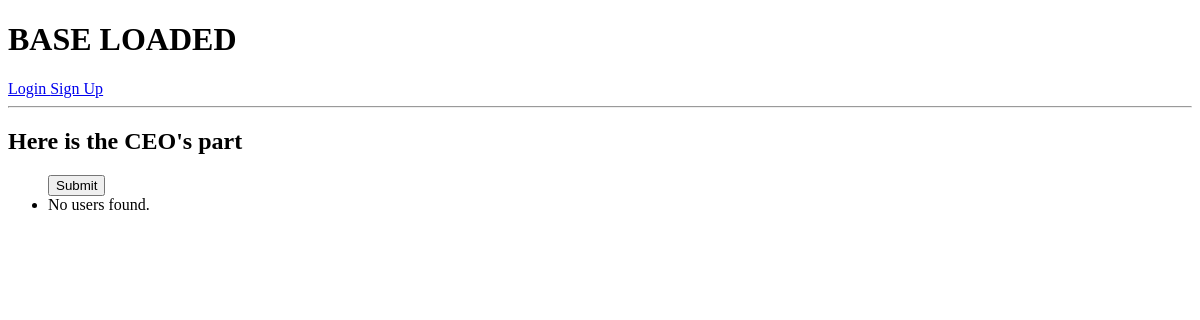
Before: /accounts/ceo/ with the older database file.
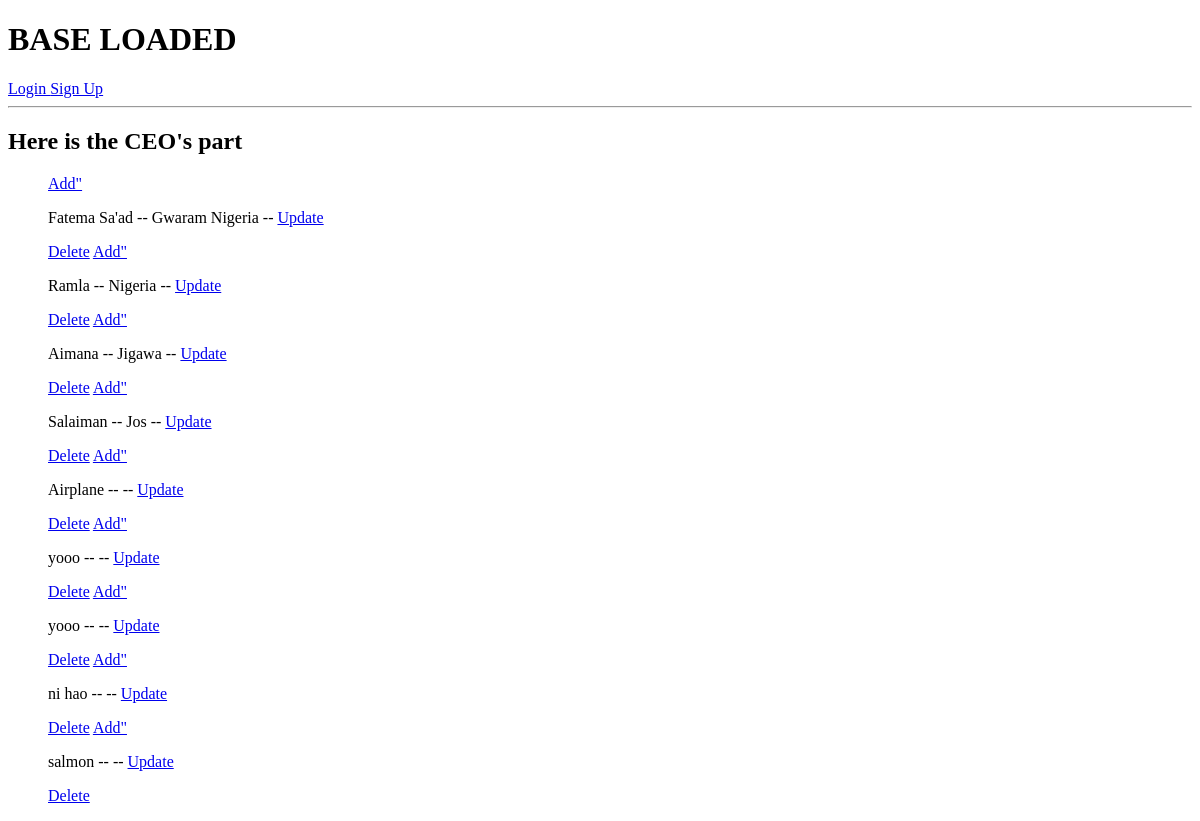
After: the same page with the newer database file.
### accounts/models.py (models this page shows, shortened)
class CEO(models.Model):
    name = models.CharField(max_length=45)
    locality = models.TextField()
    updated = models.DateTimeField(auto_now=True)
    created = models.DateTimeField(auto_now_add=True)

### accounts/views.py (the view)
# urls.py: path('ceo/', ceo, name='ceo'),
def ceo(request):
    ceos = CEO.objects.all()
    return render(request, 'accounts/ceo.html', {'ceos': ceos})

### accounts/templates/accounts/ceo.html (shortened to what this page needs)
{% extends 'base.html' %}
{% block content %}
<h2>Here is the CEO's part</h2>
<ul>
    {% for ceo in ceos %}
    <a href="{% url 'add' %}">Add" </a>
    <p>{{ ceo.name }} -- {{ ceo.locality }} -- <a href="{% url 'update' ceo.id %}">Update</a> </p>
    <a href="{% url 'delete' ceo.id %}">Delete</a>
    {% empty %}
    <input type="submit", value="Submit"/>
        <li>No users found.</li>
    {% endfor %}
{% endblock content %}

Changed rows visible on the page:
added CEO: name "Fatema Sa'ad", locality "Gwaram Nigeria"
added CEO: name "Ramla", locality "Nigeria"
added CEO: name "Aimana", locality "Jigawa"
added CEO: name "Salaiman", locality "Jos"
added CEO: name "Airplane"
added CEO: name "yooo"
added CEO: name "yooo"
added CEO: name "ni hao"
added CEO: name "salmon"
Other visible differences:
form field value: "Submit" → (not shown)
text no longer shown: "No users found."
